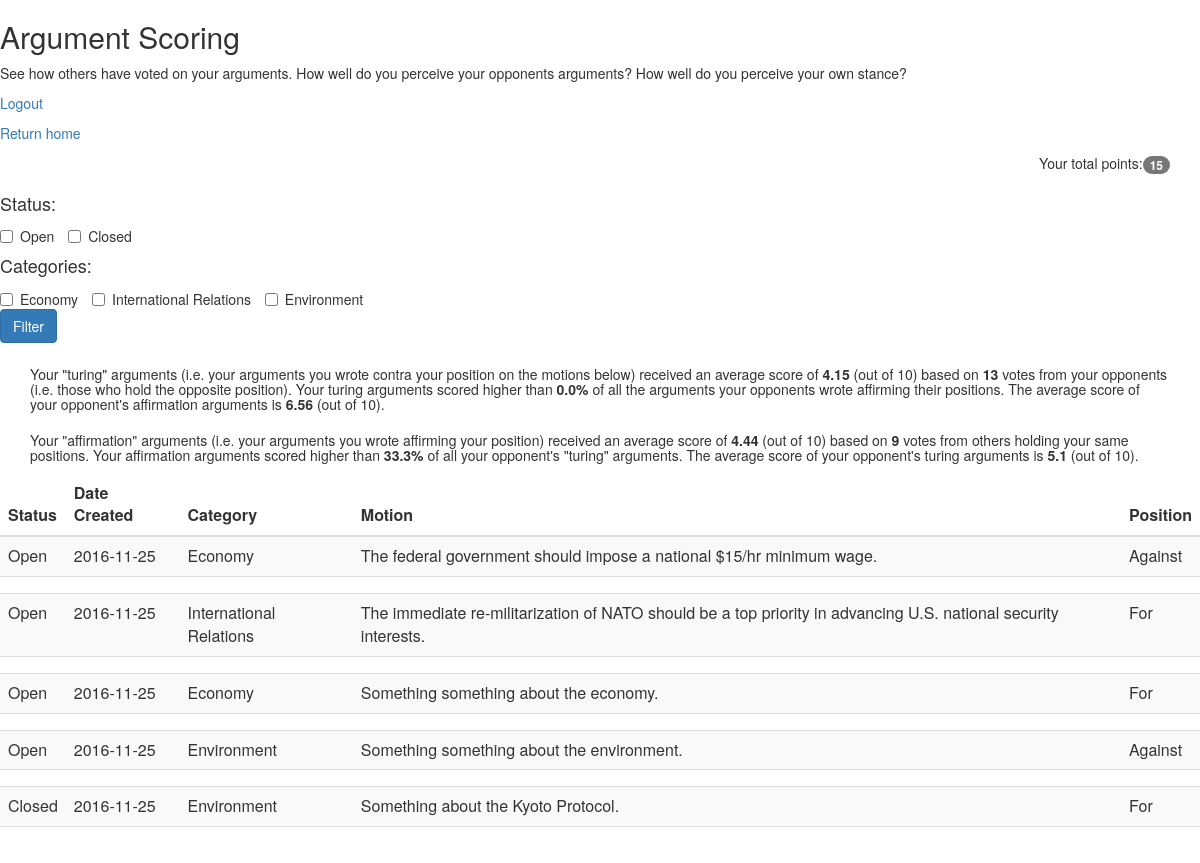
Screenshot of /scoring (signed in) with the database file from the repository.
### models.py (models this page shows, shortened)
class Topic(db.Model):
    __tablename__ = "topics"
    id = db.Column(db.Integer, primary_key=True)
    category = db.Column(db.String, nullable=False)
    topic = db.Column(db.String, nullable=False)
    author_id = db.Column(db.Integer, ForeignKey('users.id'))
    created_date = db.Column(db.Date, default=datetime.date.today)
    status = db.Column(db.Boolean, nullable=False)
    def return_status(self):
        if self.status == True:
            return "Open"
        else:
            return "Closed"

### app.py (the view)
@app.route('/scoring', methods=['GET'])
@login_required
def scoring():
    user_motions = Motion.query.filter_by(user_id = session['user_id']).all()
    user_topic_ids = [motion.topic_id for motion in user_motions]
    categories = db.session.query(Topic.category).distinct().filter(Topic.id.in_(user_topic_ids)).all()
    filtered_categories = [str(request.args.get(i[0])) for i in categories if request.args.get(i[0]) != None]
    if len(categories) != len(filtered_categories) and len(filtered_categories) > 0:
        topic_ids = db.session.query(Topic.id).filter(Topic.category.in_(filtered_categories)).all()
        topic_ids = [i[0] for i in topic_ids]
        user_motions = [motion for motion in user_motions if motion.topic_id in topic_ids]
    if request.args.get('open_filter') is not None and request.args.get('closed_filter') == None:
        topic_ids = db.session.query(Topic.id).filter(Topic.status == True).all()
        topic_ids = [i[0] for i in topic_ids]
        user_motions = [motion for motion in user_motions if motion.topic_id in topic_ids]
    if request.args.get('open_filter') == None and request.args.get('closed_filter') is not None:
        topic_ids = db.session.query(Topic.id).filter(Topic.status == False).all()
        topic_ids = [i[0] for i in topic_ids]
        user_motions = [motion for motion in user_motions if motion.topic_id in topic_ids]
    motions = []
    opponent_turing_args_ids = []
    opponent_true_args_ids = []
    user_turing_args_ids = []
    user_true_args_ids = []
    for motion in user_motions:
        arguments = db.session.query(Argument).filter(Argument.motion_id == motion.id).all()
        topic = db.session.query(Topic).filter(Topic.id == motion.topic_id)
        numbers = []
        opp_user_boolean = not motion.user_procon
        opponent_motions = db.session.query(Motion.id).filter(Motion.topic_id == motion.topic_id, Motion.user_procon == opp_user_boolean).all()
        opponent_motions = [mot[0] for mot in opponent_motions]
        opponent_arg_ids = db.session.query(Argument).filter(Argument.motion_id.in_(opponent_motions)).all()
        user_turing_arg_ind = True
        for arg in arguments:
            if motion.user_procon == arg.procon:
                user_turing_arg_ind = False
                user_true_args_ids.append(arg.id)
                for opp_arg in opponent_arg_ids:
                    if opp_arg.procon == arg.procon:
                        opponent_turing_args_ids.append(opp_arg.id)
                    else:
                        opponent_true_args_ids.append(opp_arg.id)
            else:
                user_turing_args_ids.append(arg.id)
            arg_votes = db.session.query(func.count(Vote.id)).filter(Vote.argument_id == arg.id)[0][0]
            arg_score = round(db.session.query(func.avg(Vote.value)).filter(Vote.argument_id == arg.id).all()[0][0], 2) if arg_votes > 0 else 0
            motion_ids = db.session.query(Motion.id).filter(Motion.topic_id == topic[0].id, Motion.user_procon != motion.user_procon).all()
            motion_ids = [mot[0] for mot in motion_ids]
            argument_ids = db.session.query(Argument.id).filter(Argument.motion_id.in_(motion_ids), Argument.procon == arg.procon).all()
            argument_ids = [arg[0] for arg in argument_ids]
            opp_votes = db.session.query(func.count(Vote.id)).filter(Vote.argument_id.in_(argument_ids))[0][0]
            opp_avg_score = round(db.session.query(func.avg(Vote.value)).filter(Vote.argument_id.in_(argument_ids)).all()[0][0], 2) if opp_votes > 0 else 0
            numbers.append(opp_votes)
            numbers.append(opp_avg_score)
            numbers.append(arg_votes)
            numbers.append(arg_score)
        motions.append([topic, arguments, numbers, motion.user_procon])
    user_turing_votes = db.session.query(func.count(Vote.id)).filter(Vote.argument_id.in_(user_turing_args_ids))[0][0]
    user_turing_avg = db.session.query(func.avg(Vote.value)).filter(Vote.argument_id.in_(user_turing_args_ids))
    user_turing_avg = round(user_turing_avg[0][0], 2)
    user_true_votes = db.session.query(func.count(Vote.id)).filter(Vote.argument_id.in_(user_true_args_ids))[0][0]
    user_true_avg = db.session.query(func.avg(Vote.value)).filter(Vote.argument_id.in_(user_true_args_ids))
    user_true_avg = round(user_true_avg[0][0], 2)
    opp_true_arg_votes = db.session.query(Argument.author_id, func.avg(Vote.value)).join(Vote).filter(Argument.id.in_(opponent_true_args_ids)).group_by(Argument.author_id).all()
    opp_true_avg = round(db.session.query(func.avg(Vote.value)).filter(Vote.argument_id.in_(opponent_true_args_ids))[0][0], 2)
    user_turing_percentile = round(((float(len([round(avg[1], 2) for avg in opp_true_arg_votes if round(avg[1], 2) < user_turing_avg])) / len(opp_true_arg_votes))*100), 1)
    opp_turing_arg_votes = db.session.query(Argument.author_id, func.avg(Vote.value)).join(Vote).filter(Argument.id.in_(opponent_turing_args_ids)).group_by(Argument.author_id).all()
    opp_turing_avg = round(db.session.query(func.avg(Vote.value)).filter(Vote.argument_id.in_(opponent_turing_args_ids))[0][0], 2)
    user_true_percentile = round(((float(len([round(avg[1], 2) for avg in opp_turing_arg_votes if round(avg[1], 2) < user_true_avg])) / len(opp_turing_arg_votes))*100), 1)
    summary_statistics = [user_turing_votes, user_turing_avg, opp_true_avg, user_turing_percentile, user_true_votes, user_true_avg, opp_turing_avg, user_true_percentile]
    user_points = get_user_points()
    return render_template('scoring.html', motions = motions, categories = categories, summary_statistics = summary_statistics, user_points = user_points)

### app.py (called while the page is built)
def login_required(f):
    @wraps(f)
    def wrap(*args, **kwargs):
        if 'logged_in' in session:
            return f(*args, **kwargs)
        else:
            flash('You need to login first.')
            return redirect(url_for('login'))
    return wrap

def get_user_points():
    user = User.query.filter_by(id=session['user_id'])
    return int(user[0].points)

### templates/scoring.html (shortened to what this page needs)
<html>
  <head>
    <link href="{{ url_for('static', filename='bootstrap.min.css') }}" rel="stylesheet" media="screen">
    <link rel="stylesheet" href="http://maxcdn.bootstrapcdn.com/bootstrap/3.3.5/css/bootstrap.min.css">
  </head>
<body>
  <h2> Argument Scoring</h2>
  <p>See how others have voted on your arguments. How well do you perceive your opponents arguments? How well do you perceive your own stance?</p>
    <p><a href="/logout">Logout</a></p>
    <p><a href="/">Return home</a></p>
  <div class="container">
    <p align="right">
        Your total points:<span class="badge">{{ user_points }}</span></a><br>
    </p>
  </div>
  <form method="get">
    <h4>Status: </h4>
    <label class="checkbox-inline">
      <input type="checkbox" value="Open" name="open_filter">Open
    </label>
    <label class="checkbox-inline">
      <input type="checkbox" value="Closed" name="closed_filter">Closed
    </label>
    <h4>Categories: </h4>
    {% for cat in categories %}
    <label class="checkbox-inline">
      <input type="checkbox" value="{{ cat[0] }}" name="{{ cat[0] }}">{{ cat[0] }}
    </label>
    {% endfor %}
    <div>
      <button class="btn btn-primary" type="submit">Filter</button>
    </div>
  </form>
  <div class="container">
    <h5>Your "turing" arguments (i.e. your arguments you wrote contra your position on the motions below) received an average score of <b>{{ summary_statistics[1] }}</b>
     (out of 10) based on <b>{{ summary_statistics[0] }}</b> votes from your opponents (i.e. those who hold the opposite position). Your turing arguments scored higher
     than <b>{{ summary_statistics[3] }}%</b> of all the arguments your opponents wrote affirming their positions. The average score of your opponent's affirmation
     arguments is <b>{{ summary_statistics[2] }}</b> (out of 10).</h5>
  </div>
  <div class="container">
    <h5>Your "affirmation" arguments (i.e. your arguments you wrote affirming your position) received an average score of <b>{{ summary_statistics[5] }}</b>
     (out of 10) based on <b>{{ summary_statistics[4] }}</b> votes from others holding your same positions. Your affirmation arguments scored higher
     than <b>{{ summary_statistics[7] }}%</b> of all your opponent's "turing" arguments. The average score of your opponent's turing
     arguments is <b>{{ summary_statistics[6] }}</b> (out of 10).</h5>
  </div>
<table class="table table-striped" id="account-table">
    <thead>
        <tr>
            <th>Status</th>
            <th>Date Created</th>
            <th>Category</th>
            <th>Motion</th>
            <th>Position</th>
        </tr>
    </thead>
    <tbody>
      {% for motion in motions %}
      <tr data-toggle="collapse" data-target="#accordion{{ motion[0][0].id }}" data-parent="accordion-toggle">
        <td>{{ motion[0][0].return_status() }}</td>
        <td>{{ motion[0][0].created_date }}</td>
        <td>{{ motion[0][0].category }}</td>
        <td>{{ motion[0][0].topic }}</td>
        {% if motion[3] == True %}
        <td>For</td>
        {% else %}
        <td>Against</td>
        {% endif %}
      </tr>
      <tr>
        <td colspan="5" class="hiddenRow">
        </td>
      </tr>
      {% endfor %}
    </tbody>
</table>
</body>
</html>

### rows the page displays
Topic: status "Open", created_date "2016-11-25", category "Economy", topic "The federal government should impose a national $15/hr minimum wage."
Topic: status "Open", created_date "2016-11-25", category "International Relations", topic "The immediate re-militarization of NATO should be a top priority in advancing U.S. national security interests."
Topic: status "Open", created_date "2016-11-25", category "Economy", topic "Something something about the economy."
Topic: status "Open", created_date "2016-11-25", category "Environment", topic "Something something about the environment."
Topic: status "Closed", created_date "2016-11-25", category "Environment", topic "Something about the Kyoto Protocol."

### other values shown
{{ user_points }} "15"
{{ cat[0] }} "Economy" "International Relations" "Environment"
{{ summary_statistics[1] }} "4.15"
{{ summary_statistics[0] }} "13"
{{ summary_statistics[3] }} "0.0"
{{ summary_statistics[2] }} "6.56"
{{ summary_statistics[5] }} "4.44"
{{ summary_statistics[4] }} "9"
{{ summary_statistics[7] }} "33.3"
{{ summary_statistics[6] }} "5.1"
